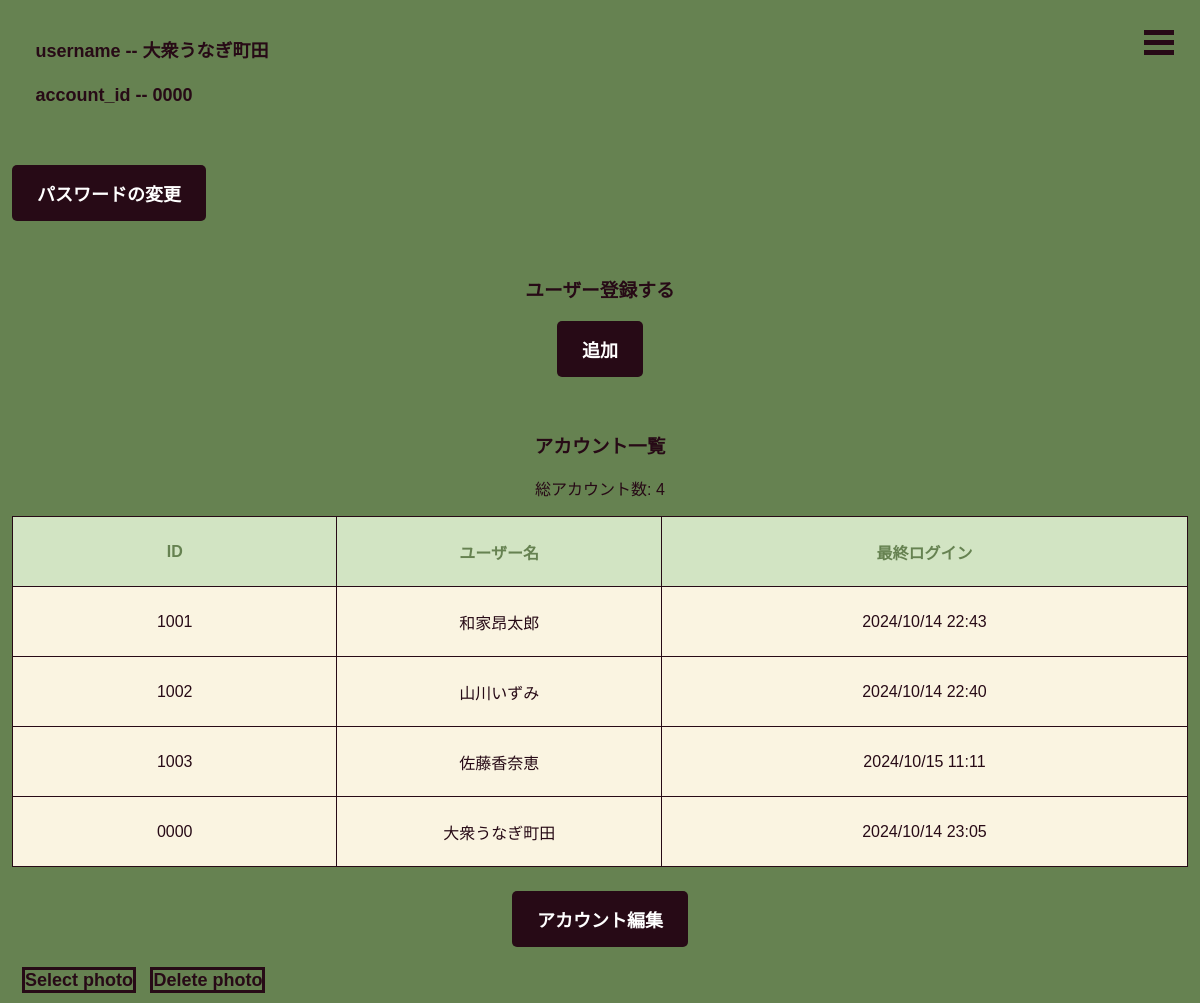
Before: /profile/ (signed in) with the older database file.
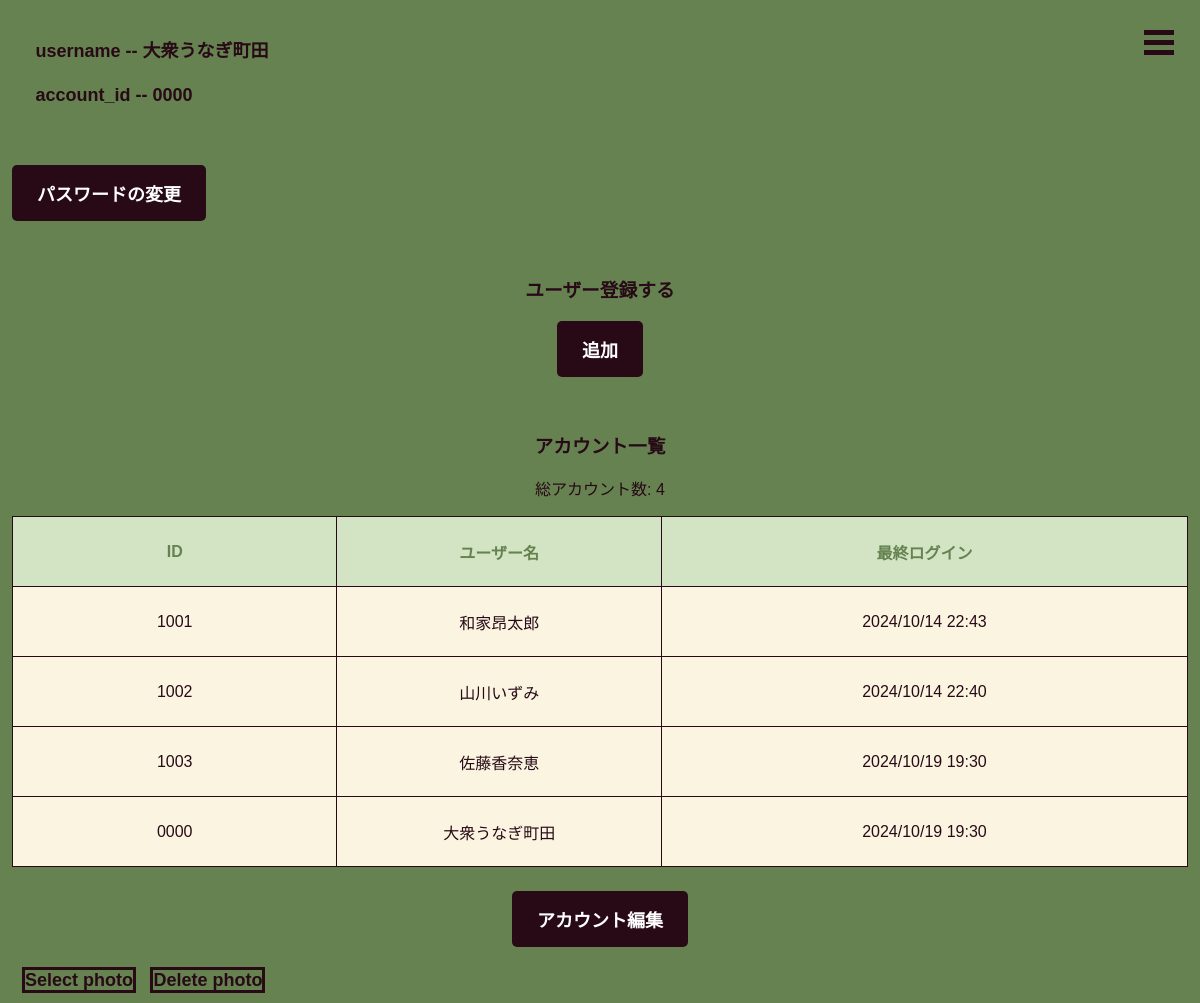
After: the same page with the newer database file.
### accounts/models.py (models this page shows, shortened)
class User(AbstractBaseUser, PermissionsMixin):
    last_name = models.CharField(
        verbose_name=_("last_name"),
        max_length=10,
        blank=True
    )
    first_name = models.CharField(
        verbose_name=_("first_name"),
        max_length=10,
        blank=True
    )
    account_id = models.CharField(
        verbose_name=_("account_id"),
        unique=True,
        max_length=10
    )
    is_staff = models.BooleanField(
        verbose_name=_('staff status'),
        default=False,
    )
    is_superuser = models.BooleanField(
        verbose_name=_("is_superuer"),
        default=False
    )
    is_active = models.BooleanField(
        verbose_name=_('active'),
        default=True,
    )
    objects = UserManager()
    USERNAME_FIELD = 'account_id' # ログイン時、ユーザー名の代わりにaccount_idを使用
    REQUIRED_FIELDS = ['last_name','first_name']  # スーパーユーザー作成時にemailも設定する

### accounts/views.py (the view)
# urls.py: path('profile/', views.ProfileView.as_view(), name="profile"),
class ProfileView(LoginRequiredMixin, ListView):
    model = get_user_model()
    template_name = "profile.html"
    context_object_name = "accounts"
    paginate_by = 20  # 1ページあたりの表示数
    def get_context_data(self, **kwargs):
        context = super().get_context_data(**kwargs)
        context['total_accounts'] = self.model.objects.count()
        return context

### templates/profile.html (shortened to what this page needs)
{% extends 'base.html' %}
{% block content %}
{% if user.is_authenticated %}
<div class="title">username  -- {{user.last_name}}{{user.first_name}}</div>
<div class="title">account_id -- {{user.account_id}} </div>
{% if form_name == "password_change" %}
{% else %}
    <button class="password_change"><a href="{% url 'accounts:password_change' %}" class="logout">パスワードの変更</a></button><br>
{% endif %}
{% if user.account_id|stringformat:"s"|first == "0" %}
    <div class="registar-button">
        <h3>ユーザー登録する</h3>
        <button>
            <a href="{% url 'accounts:registar' %}" class="btn btn-secondary">追加</a>
        </button>
    </div>
    <div class="userList">
        <h3>アカウント一覧</h3>
        <p>総アカウント数: {{ total_accounts }}</p>
        <table class="table">
            <thead>
                <tr>
                    <th>ID</th>
                    <th>ユーザー名</th>
                    <th>最終ログイン</th>
                </tr>
            </thead>
            <tbody>
                {% for account in accounts %}
                <tr>
                    <td>{{account.account_id}}</td>
                    <td>{{ account.last_name }}{{account.first_name}}</td>
                    <td>{{ account.last_login|date:"Y/m/d H:i"|default:"未ログイン" }}</td>
                </tr>
                {% empty %}
                <tr>
                    <td colspan="4">アカウントが登録されていません。</td>
                </tr>
                {% endfor %}
            </tbody>
        </table>
        <button>
            <a href="{% url 'admin:accounts_user_changelist' %}" class="admin">アカウント編集</a>
        </button>
    </div>
{% endif %}
<a href="javascript:void(0);" id="button">Select photo</a>
<a href="javascript:void(0);" id="delete-button">Delete photo</a>
{% endif %}
{% endblock content %}

Changed rows visible on the page:
changed User "大衆うなぎ": last_login "2024/10/14 23:05" → "2024/10/19 19:30"
changed User "佐藤": last_login "2024/10/15 11:11" → "2024/10/19 19:30"
